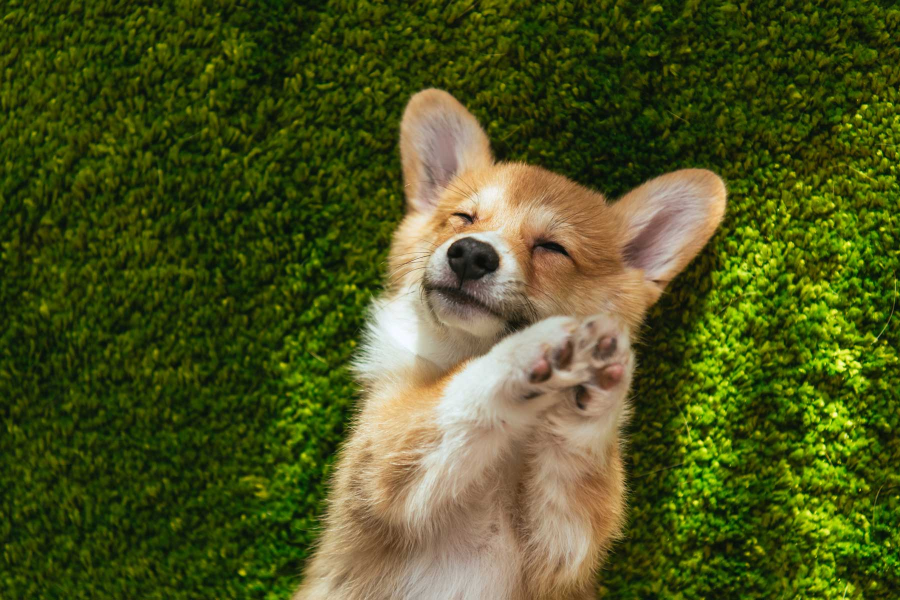
#> input picture practice/src/image.jpeg, 1800 x 1199 px (shown at 1/2 size)
$ python 'Color Histogram Image.py'
#> lines starting #> are read from the running program, lines starting #| are printed output that depends on the picture; after the words box and inside, x2 and y2 are one past the last pixel; in counts of white or black regions, pixels touching at a corner belong together
import cv2
import matplotlib.pyplot as plt
import numpy as np

#<======Reading The Image==========>
img = cv2.imread("src/image.jpeg")
#> img is the input picture: shape (1199, 1800, 3); mean B, G, R 31.4, 84.7, 76.6
cv2.imshow("BGR",img)

#<========Creating Blank Image=======>
blank = np.zeros(img.shape[:2],dtype='uint8')

#<=========Creating Mask of circle=====>

circle = cv2.circle(blank,(img.shape[1]//2  + 60,img.shape[0]//2 - 50),400,255,-1)
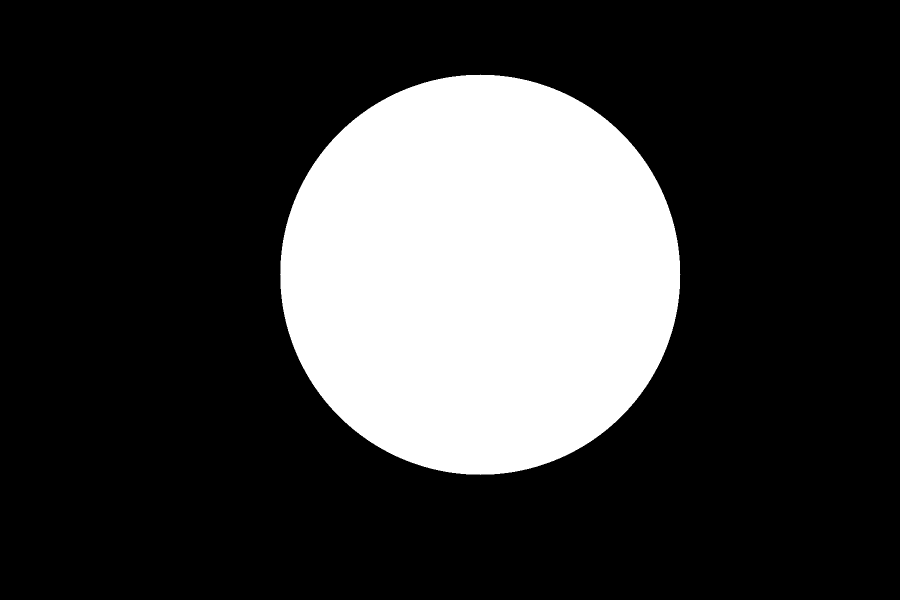
#> blank: shape (1199, 1800) (shown at 1/2 size); 23.3% white; 1 white region, box (x1, y1, x2, y2) and area: (560, 149, 1361, 950) 502625
cv2.imshow("Circle" , circle)

#<======Applying Mask on Img============>
mask = cv2.bitwise_and(img,img,mask=circle)
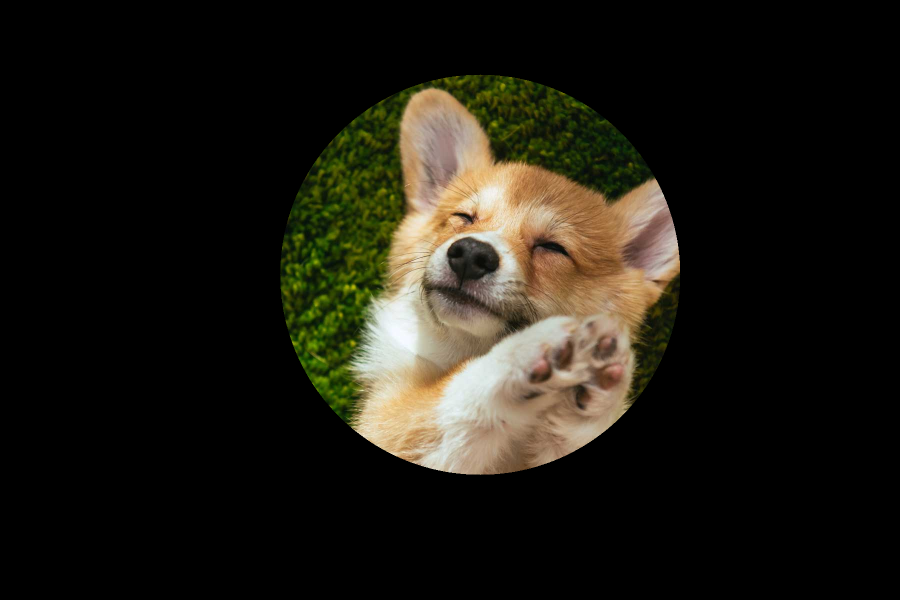
#> mask: shape (1199, 1800, 3) (shown at 1/2 size); mean B, G, R 18.8, 27.1, 29.8
cv2.imshow("Masked Image",mask)

#<========Creating Color Histogram======>
plt.figure()
plt.title("Color Histogram Histogram")
plt.xlabel("bin")
plt.ylabel("Number of pixel")
colors = ('b','g','r')

for i,col in enumerate(colors):
    hist = cv2.calcHist([img],[i],circle,[256],[0,256])  #Here we use Circle as mask
    plt.plot(hist,color = col)
    plt.xlim([0,256])

plt.show()
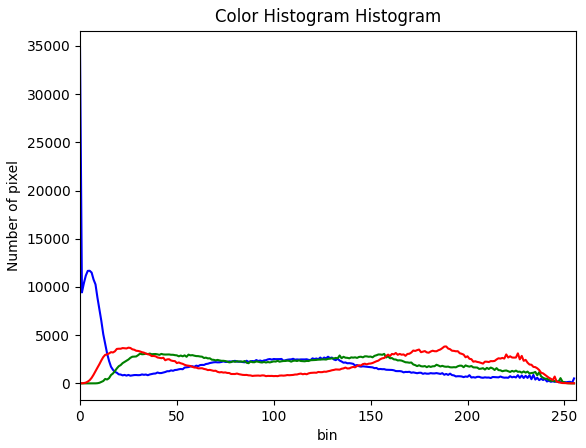
#> figure drawn by matplotlib, 1 panel; curve peaks at x = 0, y = 34850; curve peaks at x = 36, y = 3096; curve peaks at x = 189, y = 3836
cv2.waitKey()
